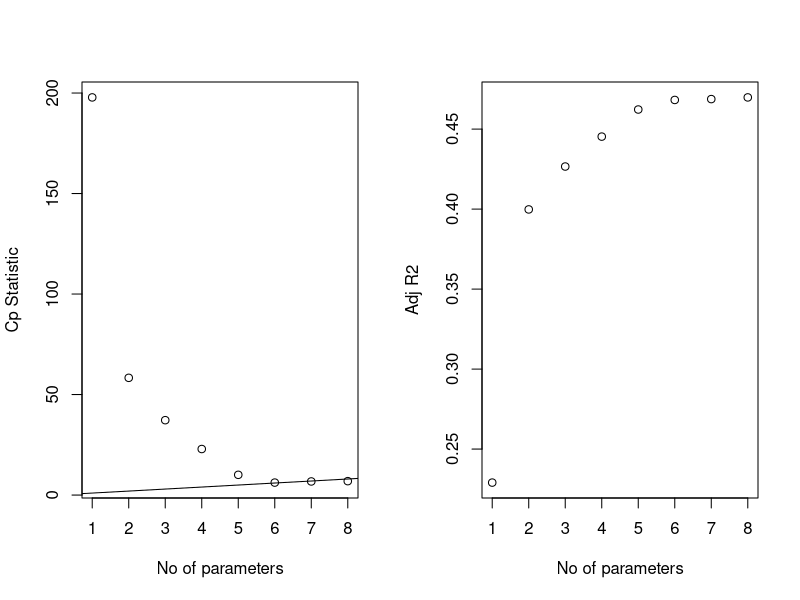

Recreate this plot in R.
## ---- chunk 1
knitr::opts_chunk$set(echo = TRUE, message = FALSE, warning = FALSE)

library(tidyverse)
library(corrplot)
library(leaps)

## ---- chunk 2
# read data 
crime_df = 
  read_csv("cdi.csv") %>% 
  mutate(
    region = factor(region),
    pop_density = pop / area,
    crm_1000 = 1000 * crimes / pop
  ) %>% 
  dplyr::select(-crimes, -id, -area, -pop, -cty, -state, -region) %>% 
  dplyr::select(crm_1000, everything())

# fit regression using all predictors
mult.fit = lm(crm_1000 ~ ., data = crime_df)

step(mult.fit, direction = 'backward')

step(mult.fit, direction = 'forward')

step(mult.fit, direction = 'both')


## ---- chunk 3
mat = as.matrix(crime_df)
# Printing the 2 best models of each size, using the Cp criterion:
leaps(x = mat[,2:12], y = mat[,1], nbest = 2, method = "Cp")

# Printing the 2 best models of each size, using the adjusted R^2 criterion:
leaps(x = mat[,2:12], y = mat[,1], nbest = 2, method = "adjr2")

# Function regsubsets() performs a subset selection by identifying the "best" model that contains
# a certain number of predictors. By default "best" is chosen using SSE/RSS (smaller is better)
b = regsubsets(crm_1000 ~ ., data = crime_df)
rs = summary(b)

# plot of Cp and Adj-R2 as functions of parameters
par(mfrow=c(1,2))

plot(1:8, rs$cp, xlab="No of parameters", ylab="Cp Statistic")
abline(0,1)
#6
plot(1:8, rs$adjr2, xlab="No of parameters", ylab="Adj R2")
#6
